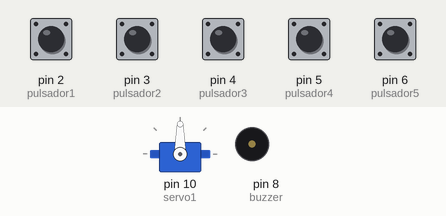
Bench run of a sketch on a simulated Arduino Uno, built with avr-gcc and run on an emulated ATmega328P. On the bench: servo, buzzer (waves = sounding, pin HIGH). The inputs (shaded band) are chosen by the test bench; at power-on: pin 2 (pulsador1), pin 3 (pulsador2), pin 4 (pulsador3), pin 5 (pulsador4), pin 6 (pulsador5) LOW. What the sketch prints to the serial monitor is not drawn.

Above: at 1.2 s.
1.3 s: pin 2 (pulsador1) pulled HIGH for 0.15 s
At 2.5 s:
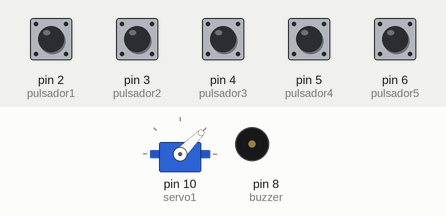
2.9 s: pin 4 (pulsador3) pulled HIGH for 0.15 s
At 3.7 s:
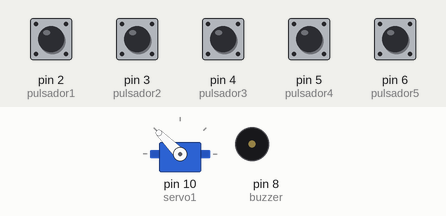
4.5 s: pin 5 (pulsador4) pulled HIGH for 0.15 s
At 4.8 s:
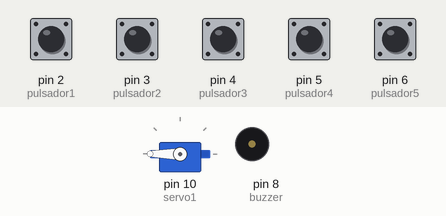
6.1 s: pin 6 (pulsador5) pulled HIGH for 0.15 s
At 8.0 s:
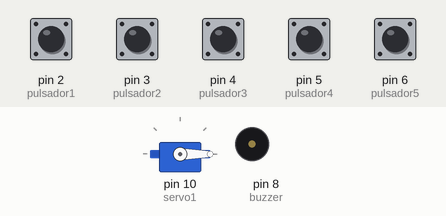
8.6 s: pin 2 (pulsador1) pulled HIGH for 1 s
At 9.3 s:
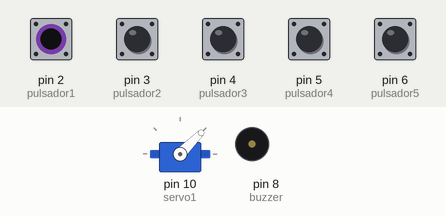
11.1 s: pin 3 (pulsador2) pulled HIGH for 0.15 s
At 12.3 s:
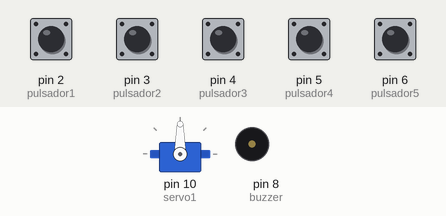
Timing chart, 0 to 13.7 s (numbered marks = the images above; inputs shaded):
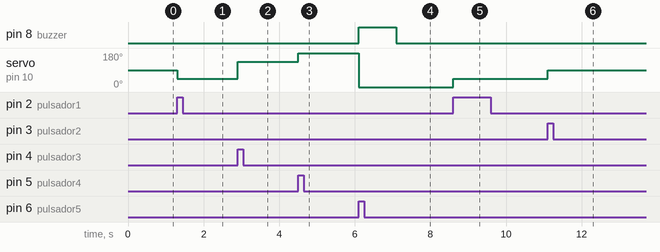

The sketch:

servomotor.ino
```cpp
#include <Servo.h>
Servo servo1;
int posicion_inicial = 100;
int posicion1 = 45;
int posicion2 = 90;
int posicion3 = 135;
int posicion4 = 180;
int pulsador1 = 2;
int pulsador2 = 3;
int pulsador3 = 4;
int pulsador4 = 5;
int pulsador5 = 6;
int estado1;
int estado2;
int estado3;
int estado4;
int estado5;
int buzzer = 8;


void setup() {
Serial.begin(9600);
pinMode(pulsador1,INPUT);
pinMode(pulsador2,INPUT);
pinMode(pulsador3,INPUT);
pinMode(pulsador4,INPUT);
pinMode(buzzer,OUTPUT);
servo1.attach(10);
}
void loop(){
estado1 = digitalRead(pulsador1);
  Serial.println(estado1);
estado2 = digitalRead(pulsador2);
estado3 = digitalRead(pulsador3);
estado4 = digitalRead(pulsador4);
estado5 = digitalRead(pulsador5);

  if(estado1 == 1){
  servo1.write(posicion1);
  }

    if(estado2 == 1){
  servo1.write(posicion2);
  }
    if(estado3 == 1){
  servo1.write(posicion3);
  }
    if(estado4 == 1){
  servo1.write(posicion4);
  }
  if(estado5 == 1){
  servo1.write(0);
  digitalWrite(buzzer,HIGH);
   delay(1000);
  digitalWrite(buzzer,LOW);
  }
}
```

Measured:
- after the input at 1.3 s, servo on pin 10 (servo1): 90° → 45° at once
- after the input at 2.9 s, servo on pin 10 (servo1): 45° → 135° at once
- after the input at 4.5 s, servo on pin 10 (servo1): 135° → 180° at once
- after the input at 6.1 s, pin 8 (buzzer): LOW → HIGH at once, → LOW 1.0 s later; servo on pin 10 (servo1): 180° → 0° at once
- after the input at 8.6 s, servo on pin 10 (servo1): 0° → 45° at once
- after the input at 11.1 s, servo on pin 10 (servo1): 45° → 90° at once
